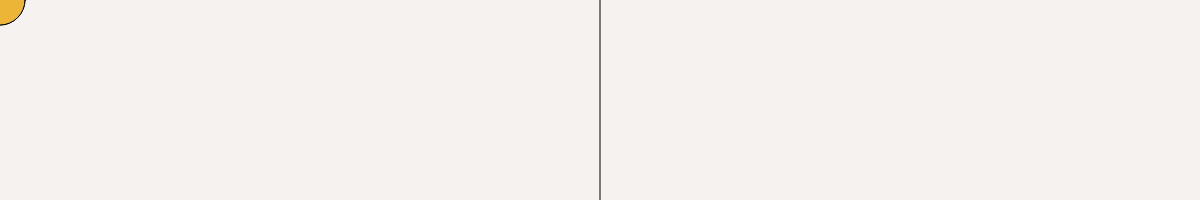
Frame 1 (no input)
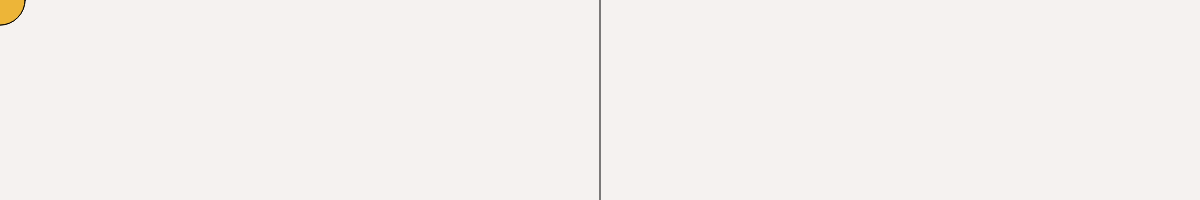
Frame 60 (no input)
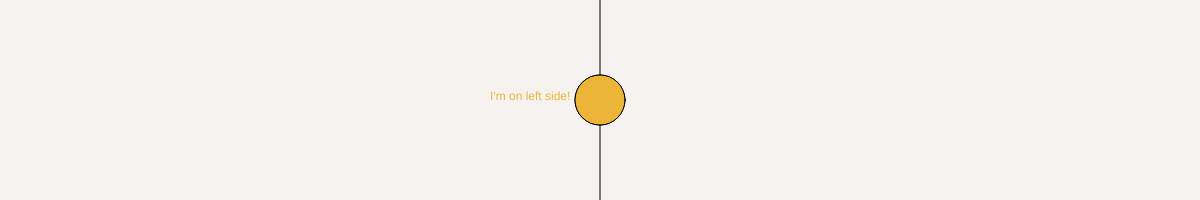
Frame 120 (the mouse pressed at the canvas centre since frame 60)

The p5.js sketch that drew these frames (run headless with seeded random() and noise() and a simulated clock; from frame 60 on, the mouse is pressed at the canvas centre):

// p5.js sketch
// ── sketch.js
function setup() {
  createCanvas(windowWidth, 200);
}

function draw() {
  background("#F5F2F0");
  line(windowWidth/2,0,windowWidth/2,windowHeight)
  ellipse(mouseX,mouseY,50,50)
  if(mouseX>windowWidth/2){
    fill('#4FC2A1')
    text("I'm on right side!",mouseX+30,mouseY)
  } else {
    fill('#EDB538')
    text("I'm on left side!",mouseX-110,mouseY)
  }
  ellipse(mouseX,mouseY,50,50)
}
